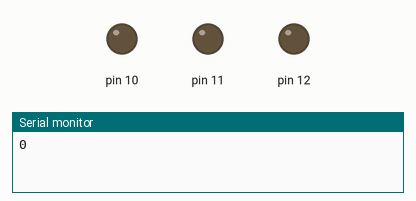
A sketch run on a simulated Arduino Uno, built with avr-gcc and run on an emulated ATmega328P. Parts: output pins drawn as LEDs (lit = HIGH), the last lines printed to the serial monitor.

Above: at 0.1 s.
At 30.1 s:
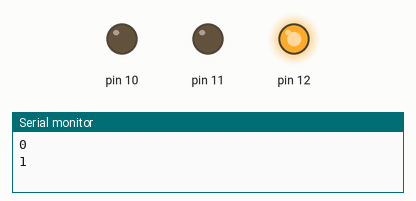
At 60.1 s:
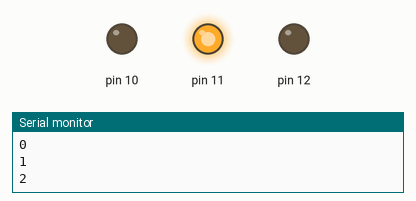
At 90.1 s:
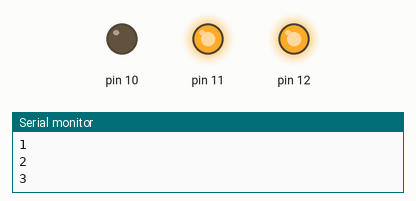
At 120.1 s:
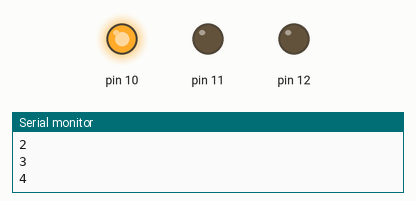
Timing chart, 0 to 121.6 s (numbered marks = the images above):
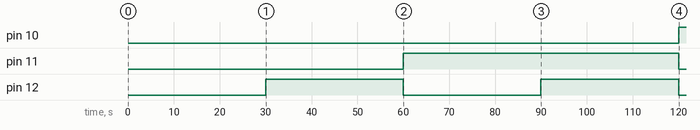

Measured:
- by itself, pin 10: LOW → HIGH at 120 s
- by itself, pin 11: LOW → HIGH at 60.0 s, → LOW 60.0 s later
- by itself, pin 12: alternates HIGH for 30.0 s and LOW for 30.0 s

The sketch:

Interzone_unit_testing.ino
```cpp
void setup() {
  pinMode(12,OUTPUT);
  pinMode(11,OUTPUT);
  pinMode(10,OUTPUT);
  Serial.begin(9600);

}


void loop() {
  Serial.println(0);
  digitalWrite(10,LOW);digitalWrite(11,LOW);digitalWrite(12,LOW);delay(30000);
    Serial.println(1);

    digitalWrite(10,LOW);digitalWrite(11,LOW);digitalWrite(12,HIGH);delay(30000);
  Serial.println(2);

  digitalWrite(10,LOW);digitalWrite(11,HIGH);digitalWrite(12,LOW);delay(30000);
  Serial.println(3);

  digitalWrite(10,LOW);digitalWrite(11,HIGH);digitalWrite(12,HIGH);delay(30000);

  Serial.println(4);
  digitalWrite(10,HIGH);digitalWrite(11,LOW);digitalWrite(12,LOW);delay(30000);
  Serial.println(5);

  digitalWrite(10,HIGH);digitalWrite(11,LOW);digitalWrite(12,HIGH);delay(30000);
  Serial.println(6);

  digitalWrite(10,HIGH);digitalWrite(11,HIGH);digitalWrite(12,LOW);delay(30000);

}
```
